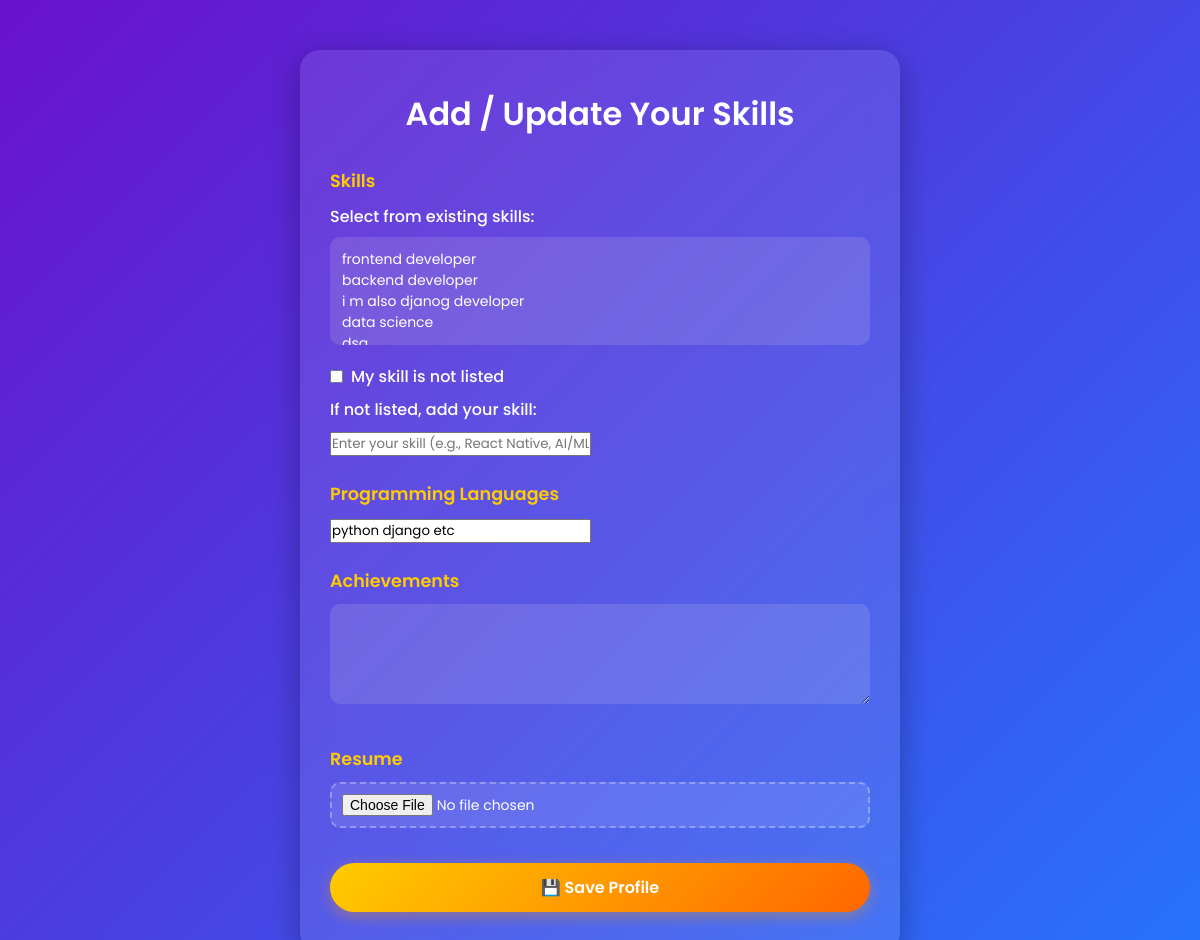
/add-skills/ (signed in), run on an earlier commit of the app's database.
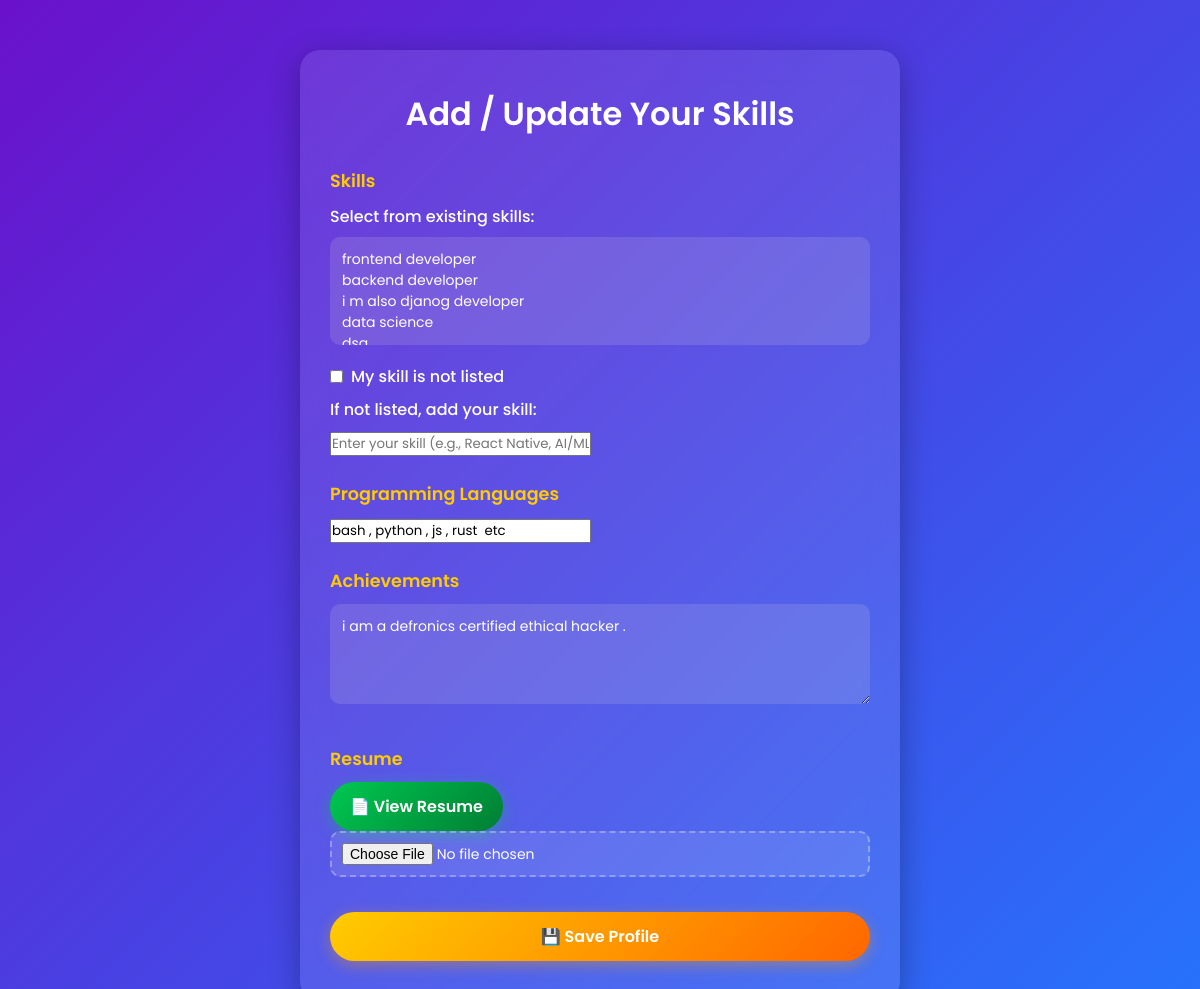
And on a later commit of the database.
### jit/models.py (models this page shows, shortened)
class StudentProfile(models.Model):
    user = models.OneToOneField(User, on_delete=models.CASCADE)
    branch = models.CharField(max_length=100)
    contact = models.CharField(max_length=15)
    skills = models.ManyToManyField(Skill, blank=True)
    languages = models.CharField(max_length=200, blank=True)  # e.g., Python, C++, Java
    achievements = models.TextField(blank=True)
    resume = models.FileField(upload_to='resumes/', blank=True, null=True)  # PDF resume
    profile_photo = models.ImageField(upload_to='profile_photos/', blank=True, null=True)

### jit/views.py (the view)
# urls.py: path('add-skills/', views.add_skills, name='add_skills'),
@login_required
def add_skills(request):
    profile = StudentProfile.objects.get(user=request.user)
    if request.method == 'POST':
        form = AddSkillForm(request.POST, request.FILES)
        if form.is_valid():
            for skill in form.cleaned_data['existing_skills']:
                profile.skills.add(skill)
            new_skill = form.cleaned_data['new_skill']
            if new_skill:
                skill_obj, created = Skill.objects.get_or_create(name=new_skill.strip())
                profile.skills.add(skill_obj)
            profile.languages = form.cleaned_data['languages']
            profile.achievements = form.cleaned_data['achievements']
            if request.FILES.get('resume'):
                profile.resume = request.FILES['resume']
            profile.save()
            return redirect('my_profile')  # redirect to profile page after saving
    else:
        form = AddSkillForm(initial={
            'languages': profile.languages,
            'achievements': profile.achievements,
        })
    return render(request, 'add_skills.html', {'form': form})

### jit/forms.py
class AddSkillForm(forms.Form):
    existing_skills = forms.ModelMultipleChoiceField(
        queryset=Skill.objects.all(),
        widget=forms.SelectMultiple(attrs={'class': 'form-control', 'id': 'id_existing_skills'}),
        required=False,
        label="Select Skills"
    )
    new_skill = forms.CharField(
        max_length=100,
        required=False,
        label="If not listed, add your skill",
        widget=forms.TextInput(attrs={
            'class': 'form-control',
            'placeholder': 'Enter your skill (e.g., React Native, AI/ML, etc.)',
            'id': 'id_new_skill'
        })
    )
    languages = forms.CharField(
        max_length=200,
        required=False,
        label="Programming Languages Known",
        widget=forms.TextInput(attrs={'class': 'form-control'})
    )
    achievements = forms.CharField(
        required=False,
        label="Achievements",
        widget=forms.Textarea(attrs={'class': 'form-control', 'rows': 3})
    )
    resume = forms.FileField(
        required=False,
        label="Upload Resume (PDF)",
        widget=forms.ClearableFileInput(attrs={'class': 'form-control'})
    )

### jit/models.py (called while the page is built)
    def __str__(self):
        return self.name

### jit/templates/add_skills.html (shortened to what this page needs)
<!DOCTYPE html>
<html lang="en">
{% load static %}
<head>
  <link rel="stylesheet" href="{% static 'css/skills.css' %}">
</head>
<body>
  <div class="skill-box">
    <h2>Add / Update Your Skills</h2>
    <form method="POST" enctype="multipart/form-data">
      <fieldset>
        <legend>Skills</legend>
        <label for="id_existing_skills">Select from existing skills:</label>
        {{ form.existing_skills }}
        <label class="checkbox-label">
          <input type="checkbox" id="otherSkillCheckbox">
          My skill is not listed
        </label>
        <div id="newSkillField">
          {{ form.new_skill.label_tag }}
          {{ form.new_skill }}
        </div>
      </fieldset>
      <fieldset>
        <legend>Programming Languages</legend>
        {{ form.languages }}
      </fieldset>
      <fieldset>
        <legend>Achievements</legend>
        {{ form.achievements }}
      </fieldset>
      <fieldset>
        <legend>Resume</legend>
        {% if request.user.studentprofile.resume %}
          <div class="resume-actions">
            <a href="{{ request.user.studentprofile.resume.url }}" target="_blank" class="btn-view">📄 View Resume</a>
          </div>
        {% endif %}
        <div class="upload-btn-wrapper">
          {{ form.resume }}
        </div>
      </fieldset>
      <button type="submit" class="btn-save">💾 Save Profile</button>
    </form>
  </div>
</body>
</html>

What changed in the data, as far as the page shows it:
changed StudentProfile: languages "python django etc" → "bash , python , js , rust etc"; achievements (not shown) → "i am a defronics certified ethical hacker ."
Also different on the page:
text now shown: "📄 View Resume"
